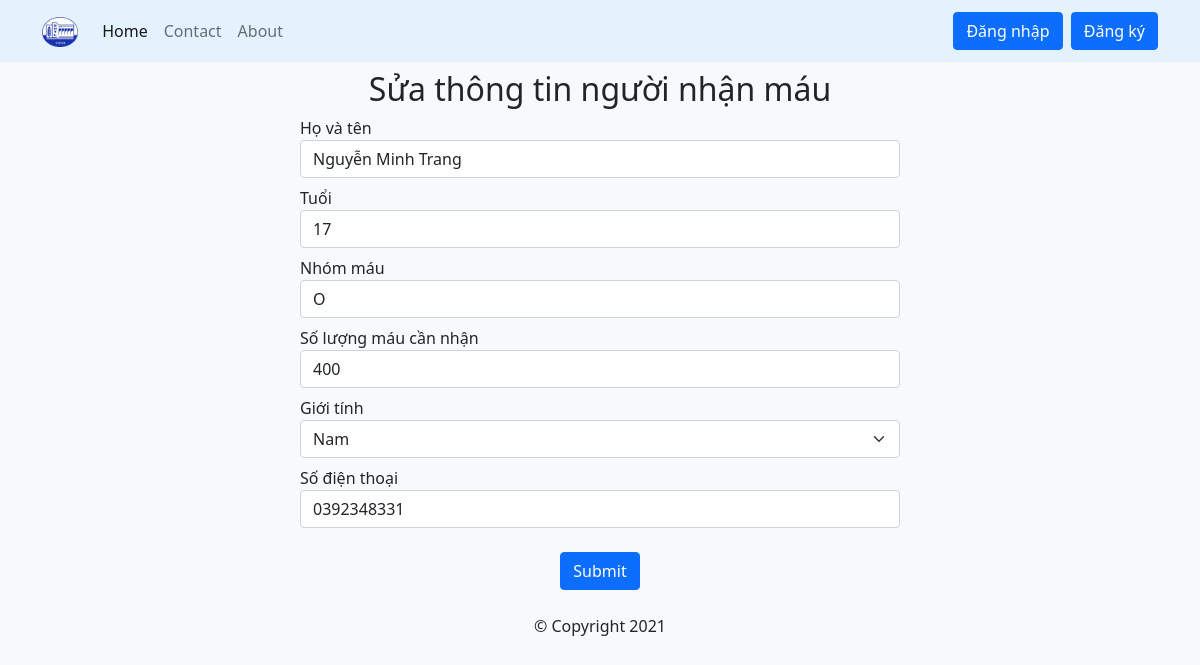
The page /edit.php?id=13 on the database its author committed.
### tables this page shows
CREATE TABLE `blood_recipient` (
  `reci_id` int(10) NOT NULL,
  `reci_name` varchar(255) NOT NULL,
  `reci_age` int(11) NOT NULL,
  `reci_bgrp` varchar(3) NOT NULL,
  `reci_bqnty` int(11) NOT NULL,
  `reci_sex` varchar(5) NOT NULL,
  `reci_reg_date` timestamp NOT NULL DEFAULT current_timestamp(),
  `reci_phno` varchar(12) NOT NULL
);

### src/edit.php (the view, shortened to what this page needs)
<?php
include('config/db_connect.php');
$id = $_GET['id'];
$query = "SELECT * FROM blood_recipient where reci_id = '$id'";
$result = mysqli_query($conn, $query);
$recipient = mysqli_fetch_assoc($result);
$quantity = $recipient['reci_bqnty'];
$name = $recipient['reci_name'];
$phone = $recipient['reci_phno'];
$age = $recipient['reci_age'];
$group = $recipient['reci_bgrp'];
$selectSex = $recipient['reci_sex'];
?>
<!DOCTYPE html>
<html lang="en">
<?php include('templates/header.php'); ?>
<div class="container">
    <h2 class="text-center mt-2">Sửa thông tin người nhận máu</h2>
    <form class="form-add" method="POST">
        <div class="form-group mt-2">
            <label for="exampleFormControlInput1">Họ và tên</label>
            <input required name="name" type="text" value="<?php echo htmlspecialchars($name); ?>" class="form-control" id="exampleFormControlInput1">
        </div>
        <div class="form-group mt-2">
            <label for=" exampleFormControlInput1">Tuổi</label>
            <input required name="age" type="text" value="<?php echo htmlspecialchars($age); ?>" class="form-control" id="exampleFormControlInput1">
        </div>
        <div class="form-group mt-2">
            <label for="exampleFormControlInput1">Nhóm máu</label>
            <input required name="group" type="text" value="<?php echo htmlspecialchars($group); ?>" class="form-control" id="exampleFormControlInput1">
        </div>
        <div class="form-group mt-2">
            <label for="exampleFormControlInput1">Số lượng máu cần nhận</label>
            <input required name="quantity" type="text" value="<?php echo htmlspecialchars($quantity); ?>" class="form-control" id="exampleFormControlInput1" placeholder="quantity ">
        </div>
        <div class="form-group mt-2">
            <label for="exampleFormControlSelect1">Giới tính</label>
            <select name="selectSex" class="form-select" id="exampleFormControlSelect1">
                <option <?php if ($selectSex == "Nam") echo "selected";  ?> value="Nam">Nam</option>
            </select>
        </div>
        <div class="form-group mt-2">
            <label for="exampleFormControlInput1">Số điện thoại</label>
            <input required name="phone" type="text" value="<?php echo htmlspecialchars($phone); ?>" class="form-control" id="exampleFormControlInput1">
        </div>
        <div class="text-center mt-4">
            <button name="submit_unit" type="submit" class="btn btn-primary"> Submit </button>
        </div>
    </form>
</div>
<?php include('templates/footer.php'); ?>
</html>

### src/assets/css/app.css (style rules this page uses)
form { width: 600px; margin: auto; }

### src/assets/css/error.css (style rules this page uses)
* { -webkit-box-sizing: border-box; box-sizing: border-box; }
body { padding: 0; margin: 0; }

### rows shown on the page
blood_recipient: name "Nguyễn Minh Trang", age "17", group "O", quantity "400", selectSex "Nam", phone "0392348331"
